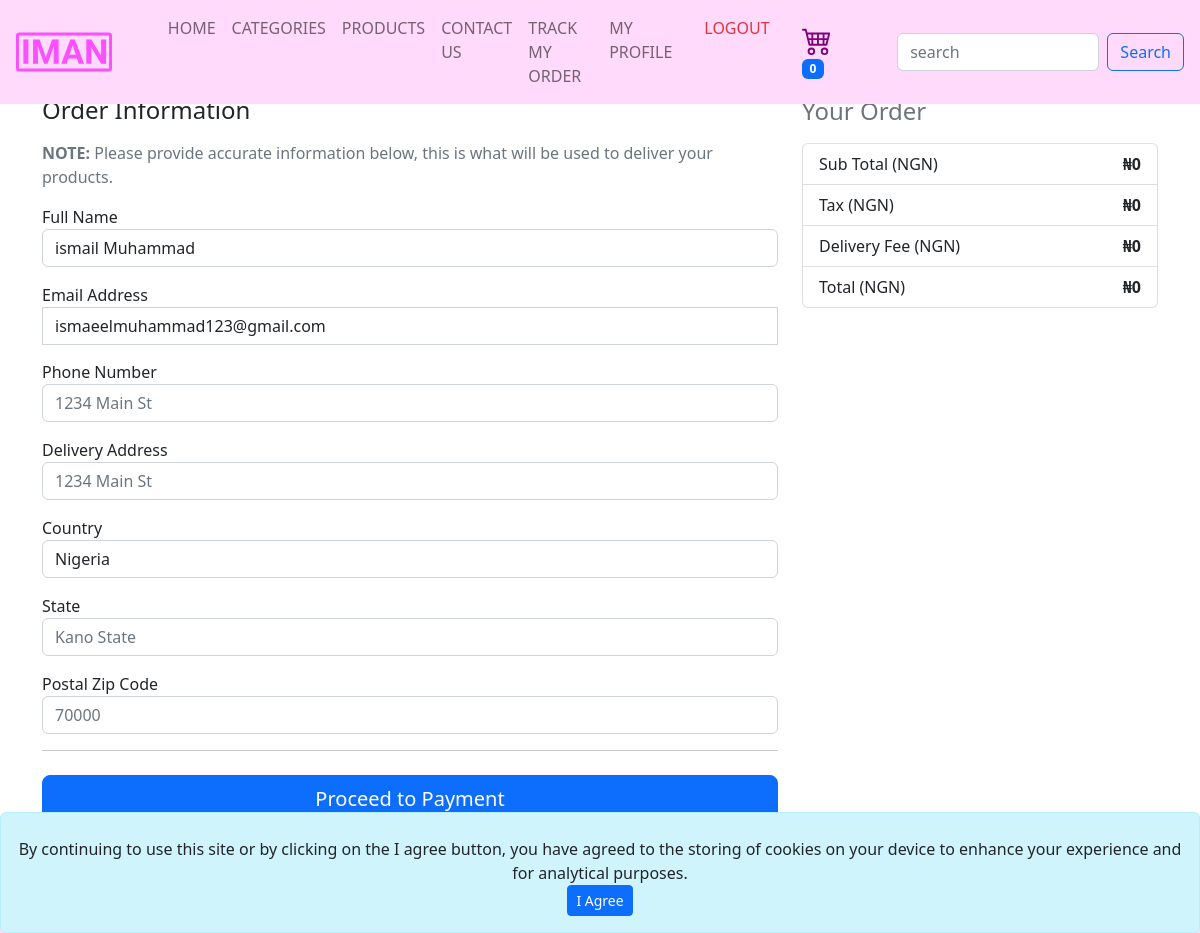
The app's page /order/new-order (signed in), older data.
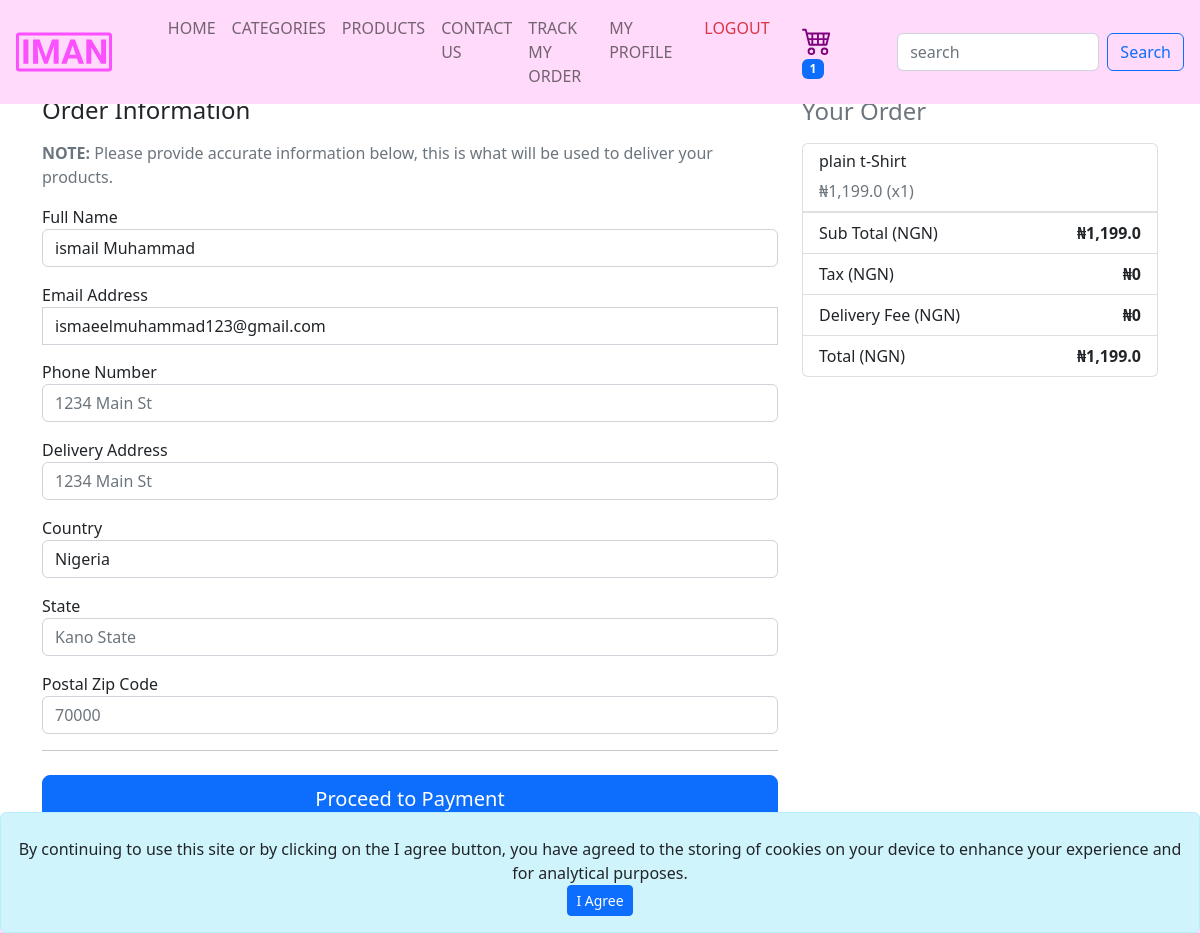
The same page, newer data.
### user/models.py (models this page shows, shortened)
class User(AbstractBaseUser):
    GENDER_CHOICES = [
        ("M", "Male"),
        ("F", "Female"),
    ]
    objects = UserManager()
    email = models.EmailField(
        verbose_name='email address',
        max_length=255,
        unique=True,
    )
    is_active = models.BooleanField(default=True)
    staff = models.BooleanField(default=False)
    admin = models.BooleanField(default=False)
    first_name = models.CharField(max_length=200, blank=True, default="")
    last_name = models.CharField(max_length=200, blank=True, default="")
    mobile_number = models.CharField(max_length=20)
    gender = models.CharField(
        max_length=1, choices=GENDER_CHOICES, blank=True, default="")
    address = models.TextField(blank=True, default="")
    added_at = models.DateTimeField(auto_now_add=True)
    USERNAME_FIELD = 'email'
    REQUIRED_FIELDS = []
    def get_full_name(self):
        return f"{self.first_name} {self.last_name}"

### products/models.py (models this page shows, shortened)
class Cart(models.Model):
    product = models.ForeignKey(Product, on_delete=models.DO_NOTHING)
    quantity = models.PositiveIntegerField()
    added_at = models.DateTimeField(auto_now_add=True)
    user = models.ForeignKey(
        "user.User", on_delete=models.DO_NOTHING, null=True, blank=True, related_name="cart")
    device = models.CharField(
        max_length=100, null=True, blank=True, default="")
    class Meta:
        verbose_name_plural = "Cart"

class Product(models.Model):
    GENDER_CHOICES = [
        ("M", "Male"),
        ("F", "Female"),
        ("U", "Unisex")
    ]
    brand_name = models.CharField(max_length=200, blank=True, default="")
    gender = models.CharField(max_length=1, choices=GENDER_CHOICES)
    category = models.ForeignKey(
        Category, on_delete=models.CASCADE, null=True, related_name="products")
    name = models.CharField(max_length=30)
    price = models.FloatField()
    product_size = models.CharField(max_length=200, blank=True, default="")
    product_color = models.CharField(max_length=200, blank=True, default="")
    available_quantity = models.PositiveBigIntegerField()
    delivery_days = models.PositiveIntegerField()
    description = models.TextField()
    image = models.ImageField(upload_to="product-images", blank=True)
    is_active = models.BooleanField(default=True)
    added_at = models.DateTimeField(auto_now_add=True)
    added_by = models.ForeignKey(
        "user.User", on_delete=models.DO_NOTHING, limit_choices_to={"staff": True}, related_name="products_added")
    slug = models.CharField(max_length=200, blank=True, default="")

### order/views.py (the view)
# urls.py: path("new-order", views.new_order, name="new_order"),
def new_order(request):
    if request.user.is_authenticated:
        cart_items = request.user.cart.all()
        full_name = request.user.get_full_name()
        email = request.user.email
        phone_number = request.user.mobile_number
    else:
        device = request.COOKIES['device']
        cart_items = Cart.objects.filter(device=device)
    sub_total = 0
    for item in cart_items:
        sub_total += item.product.price * item.quantity
    countries = ['Nigeria']
    tax = 0
    delivery_fee = 0
    total = sub_total + tax + delivery_fee
    context = {
        "cart_items": cart_items,
        "sub_total": sub_total,
        "tax": tax,
        "countries": countries,
        "delivery_fee": delivery_fee,
        "total": total,
        "full_name": full_name if request.user.is_authenticated else "",
        "email": email if request.user.is_authenticated else "",
        "phone_number": phone_number if request.user.is_authenticated else "",
    }
    return render(request, template_name='order/new_order.html', context=context)

### base/cart_count_context.py (called while the page is built)
def get_cart_count(request):
    return {
        "cart_count": request.user.cart.count() if request.user.is_authenticated else Cart.objects.filter(
            device=request.COOKIES.get('device')).count() or '0'
    }

### order/templates/order/new_order.html (shortened to what this page needs)
{% extends 'base/base.html'%} {% load static%} {% load humanize %}
{% block content %}
<section class="container my-5">
    <div class="row">
        <div class="col-md-4 order-md-2 mb-4">
            <h4 class="d-flex justify-content-between align-items-center mb-3">
                <span class="text-muted">Your Order</span>
                <span class="badge badge-secondary badge-pill">3</span>
            </h4>
            <ul class="list-group mb-3">
                {% for item in cart_items %}
                <li class="list-group-item justify-content-between lh-condensed">
                    <h6 class="col-12">{{item.product.name}}</h6>
                    <span class="text-muted">&#8358;{{item.product.price|intcomma }} (x{{item.quantity}})</span>
                </li>
                {% endfor %}
                <li class="list-group-item d-flex border-top justify-content-between">
                    <span>Sub Total (NGN)</span>
                    <strong>&#8358;{{sub_total|intcomma}}</strong>
                </li>
                <li class="list-group-item d-flex justify-content-between">
                    <span>Tax (NGN)</span>
                    <strong>&#8358;{{tax|intcomma}}</strong>
                </li>
                <li class="list-group-item d-flex justify-content-between">
                    <span>Delivery Fee (NGN)</span>
                    <strong>&#8358;{{delivery_fee|intcomma}}</strong>
                </li>
                <li class="list-group-item d-flex justify-content-between">
                    <span>Total (NGN)</span>
                    <strong>&#8358;{{total|intcomma}}</strong>
                </li>
            </ul>
        </div>
        <div class="col-md-8 order-md-1">
            <h4 class="mb-3">Order Information</h4>
            <p class="text-muted"><strong>NOTE:</strong> Please provide accurate information below, this is what will be
                used to deliver your products. </p>
            <form class="needs-validation" action="{% url 'add_new_order' %}" method="post" novalidate>
                <div class="mb-3">
                    <label for="address">Full Name</label>
                    <input type="text" class="form-control" value="{{full_name}}" name="full_name" id="name"
                        placeholder="john doe" required />
                </div>
                <div class="mb-3">
                    <label for="address">Email Address</label>
                    <input type="email" class="form-control" value="{{email}}" name="email" id="email"
                        placeholder="1234 Main St" required />
                </div>
                <div class="mb-3">
                    <label for="address">Phone Number</label>
                    <input type="tel" class="form-control" value="{{phone}}" name="phone_number" id="phone_number"
                        placeholder="1234 Main St" required />
                </div>
                <div class="mb-3">
                    <label for="address">Delivery Address</label>
                    <input type="text" class="form-control" name="delivery_address" id="address"
                        placeholder="1234 Main St" required />
                </div>
                <div class="mb-3">
                    <label for="country">Country</label>
                    <select class="form-control" name="country" id="country">
                        {% for country in countries %}
                        <option value="{{country}}">{{country}}</option>
                        {% endfor %}
                    </select>
                </div>
                <div class="mb-3">
                    <label for="state">State</label>
                    <input type="text" class="form-control" id="state" name="state" required placeholder="Kano State" />
                </div>
                <div class="mb-3">
                    <label for="zipcode">Postal Zip Code</label>
                    <input type="text" class="form-control" id="zipcode" name="zip_code" placeholder="70000" />
                </div>
                <hr class="mb-4" />
                <button class="btn btn-primary btn-lg w-100 btn-block" type="submit">
                    Proceed to Payment
                </button>
            </form>
        </div>
    </div>
</section>
{% endblock %}

### base/templates/base/base.html (shortened to what this page needs)
{% load static %}
<!DOCTYPE html>
<html lang="en">
<head>
  <link rel="stylesheet" href="https://cdn.jsdelivr.net/npm/bootstrap@5.2.0/dist/css/bootstrap.min.css"
 />
  <link rel="stylesheet" href="{% static 'user/styles.css' %}">
</head>
<body>
  <header>
    <nav class="navbar navbar-expand-lg fixed-top px-3" style="background-color: rgb(255, 218, 250);">
      <a class="navbar-brand me-5" href="/">
        <img src="{% static 'base/images/name.svg' %}" alt="IMAN" height="40px">
      </a>
      <div class="collapse navbar-collapse" id="navbarCollapse">
        <ul class="navbar-nav me-auto mb-2 mb-md-0 text-uppercase">
          <li class="nav-item">
            <a class="nav-link" aria-current="page" href="/">Home</a>
          </li>
          <li class="nav-item">
            <a class="nav-link" href="{% url 'categories' %}">Categories</a>
          </li>
          <li class="nav-item">
            <a class="nav-link" href="{% url 'products' %}">Products</a>
          </li>
          <li class="nav-item">
            <a class="nav-link" href="/#contact">Contact us</a>
          </li>
          <li class="nav-item">
            <a class="nav-link" href="{% url 'track_order' %}">Track My Order</a>
          </li>
          {% if request.user.is_authenticated %}
          <li class="nav-item">
            <a class="nav-link" href="{% url 'profile' %}">My profile</a>
          </li>
          <li class="nav-item">
            <a class="nav-link text-danger" href="{% url 'logout' %}"><span class="mx-md-3 mx-lg-3">Logout</span></a>
          </li>
          {% endif %}
        </ul>
        <a class="nav-link m-2 me-sm-5" href="{% url 'shoping_cart' %}">
          <div class="badge bg-primary" id="cart-count">{{cart_count}}</div>
        </a>
        <form class="d-flex" role="search" action="{% url 'search_product' %}" method="get">
          <input class="form-control me-2" type="search" name="search_term" placeholder="search" aria-label="Search" />
          <button class="btn btn-outline-primary" type="submit">
            Search
          </button>
        </form>
      </div>
    </nav>
  </header>
  <main class="pt-5">
    {% block content %} {% endblock %}
  </main>
  <div id="cookie-banner" style=" position: fixed;bottom: 0;width: 100%;"
    class="text-center my-0 alert alert-info text-dark mt-5 pt-4" role="alert">
    By continuing to use this site or by clicking on the I agree button, you have agreed to the storing of cookies on
    your device to
    enhance your
    experience
    and for analytical purposes. <br />
    <button id="agree-to-cookies-btn" class="btn btn-primary btn-sm">I Agree</button>
  </div>
  <footer class="container py-2"
    style="min-width: 100%; max-width: 100%; height: auto;  background-color:rgb(255, 218, 250); display: flex; align-items: center; justify-content: space-between;">
    <p>
    </p>
    <p class="float-end"><a href="#"></a>
    </p>
  </footer>
</body>
</html>

### user/static/user/styles.css (style rules this page uses)
.form-signup input[id="last_name"], select[id="gender"], input[id="email"], input[id="phone"] { margin-bottom: -1px; border-top-left-radius: 0; border-top-right-radius: 0; border-bottom-right-radius: 0; border-bottom-left-radius: 0; }

Row changes from the older to the newer data that the page shows:
added Cart: product.name "plain t-Shirt", product.price "1,199.0", quantity "1"
Text that changed along with them:
{{ cart_count }}: "0" → "1"
{{ sub_total|intcomma }}: "0" → "1,199.0"
{{ total|intcomma }}: "0" → "1,199.0"
